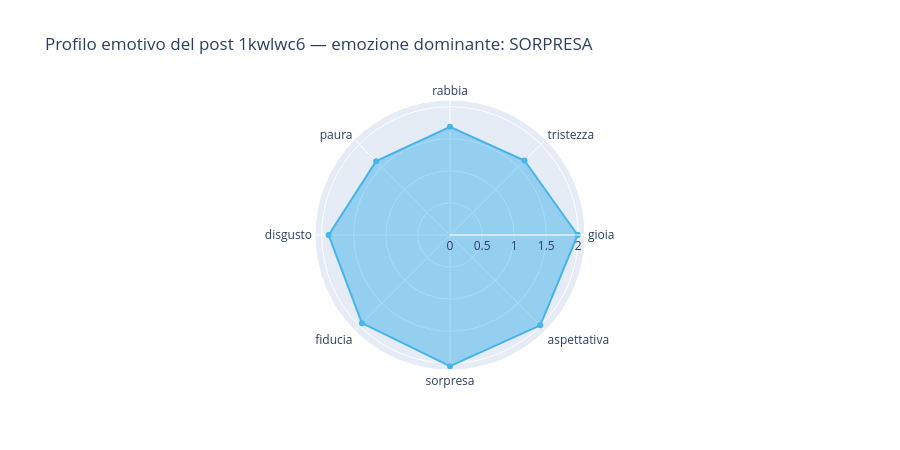

The notebook cell this image was saved under:
### Markdown cell above
## Analisi emotiva del post

### Code cell
sc_post_raw, found_post = score_single_document(POST_ID, tok_dict, elita_idx, df_elita)
sc_post_norm = normalizza(sc_post_raw, mu_e)
emo_post     = emozione_dominante(sc_post_norm)

print(f'Token usati per il post: {found_post}')
print()
print('{:<15s} {:>10s} {:>10s} {:>10s}'.format('Emozione', 'S_e (raw)', 'μ_e', 'S_e_norm'))
print('-' * 50)
for e in BASIC_EMOTIONS:
    marker = ' ◄' if e == emo_post else ''
    print('{:<15s} {:>10.3f} {:>10.3f} {:>10.3f}{}'.format(
        e, sc_post_raw[e], mu_e[e], sc_post_norm[e], marker))
print()
print(f'=> Emozione del POST: {emo_post.upper()}')

plot_radar_single(
    sc_post_norm, emo_post,
    title=f'Profilo emotivo del post {POST_ID} — emozione dominante: {emo_post.upper()}',
    height=450,
).show()

### Figure 1 — Plotly figure (JSON) as saved in the notebook; plotly's stock layout.template omitted (floating-point values rounded to 4 significant figures)
{"data": [{"fill": "toself", "line": {"color": "#039BE5"}, "name": "sorpresa", "opacity": 0.7, "r": [1.989, 1.642, 1.687, 1.628, 1.892, 1.943, 2.046, 1.99, 1.989], "theta": ["gioia", "tristezza", "rabbia", "paura", "disgusto", "fiducia", "sorpresa", "aspettativa", "gioia"], "type": "scatterpolar"}], "layout": {"polar": {"radialaxis": {"visible": true}}, "title": {"text": "Profilo emotivo del post 1kwlwc6 — emozione dominante: SORPRESA"}, "height": 450}}
